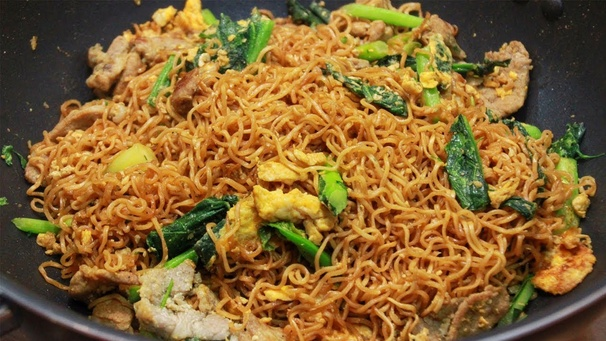
#> input picture Dataset_100/001.jpg, 606 x 341 px, shrunk from 1280 x 720 before the run; its folder holds 4 pictures in this run
$ python imageup.py
#> lines starting #> are read from the running program, lines starting #| are printed output that depends on the picture
import os
import cv2
import numpy as np

def sharpen_image(image):
    # Apply sharpening using a kernel
    kernel = np.array([[0, -1, 0],
                       [-1, 5,-1],
                       [0, -1, 0]])
    sharpened_image = cv2.filter2D(image, -1, kernel)
    return sharpened_image

def process_folder(image_folder, output_image_folder):
    # Create output folder if it doesn't exist
#> called with image_folder = 'Dataset_100'
    os.makedirs(output_image_folder, exist_ok=True)

    # Iterate over all image files (supports jpg, jpeg, JPG, JPEG)
    image_files = [f for f in os.listdir(image_folder) if f.lower().endswith(('.jpg', '.jpeg'))]

    for image_file in image_files:
        # Read the image
        image_path = os.path.join(image_folder, image_file)
        image = cv2.imread(image_path)
#> image is the input picture: shape (341, 606, 3); mean B, G, R 50.3, 101.5, 135.8

        if image is not None:
            # Sharpen image
            sharpened_image = sharpen_image(image)
#> in sharpen_image, `sharpened_image = cv2.filter2D(image, -1, kernel)`:
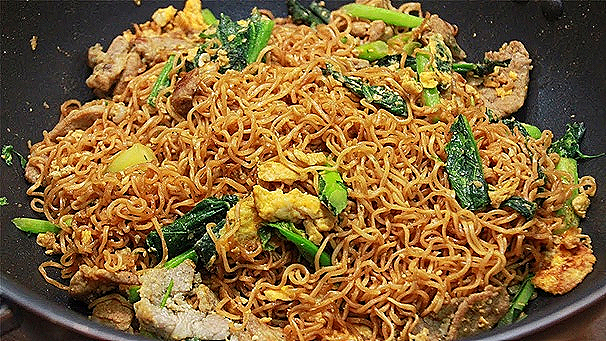
#> sharpened_image: shape (341, 606, 3); mean B, G, R 55.4, 102.8, 134.5

            # Change the file extension to '.jpg'
            file_name, _ = os.path.splitext(image_file)
            output_image_path = os.path.join(output_image_folder, f"{file_name}.jpg")

            # Save the sharpened image to the output folder as .jpg
            cv2.imwrite(output_image_path, sharpened_image)
        else:
            print(f"Failed to load image {image_file}")
#> pass 2 of the loop in process_folder, `for image_file in image_files:`:
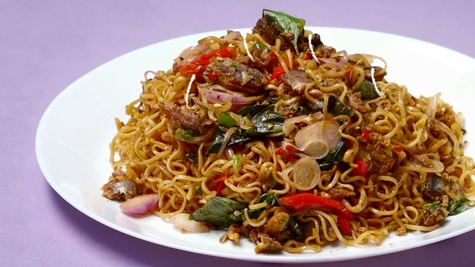
#> input picture Dataset_100/003.jpg, 475 x 267 px, shrunk from 1003 x 564 before the run
#> in process_folder, image is the input picture: shape (267, 475, 3); mean B, G, R 127.7, 138.7, 169.4
#> in sharpen_image (call 2), `sharpened_image = cv2.filter2D(image, -1, kernel)`:
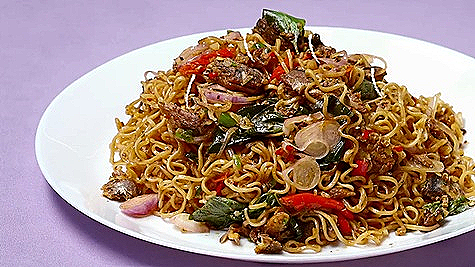
#> sharpened_image: shape (267, 475, 3); mean B, G, R 132, 140.3, 168.1

# Example usage
image_folder = 'Dataset_100'
output_image_folder = '/Users/fikreehajiyusof/dataset_eco/datagod'

process_folder(image_folder, output_image_folder)
